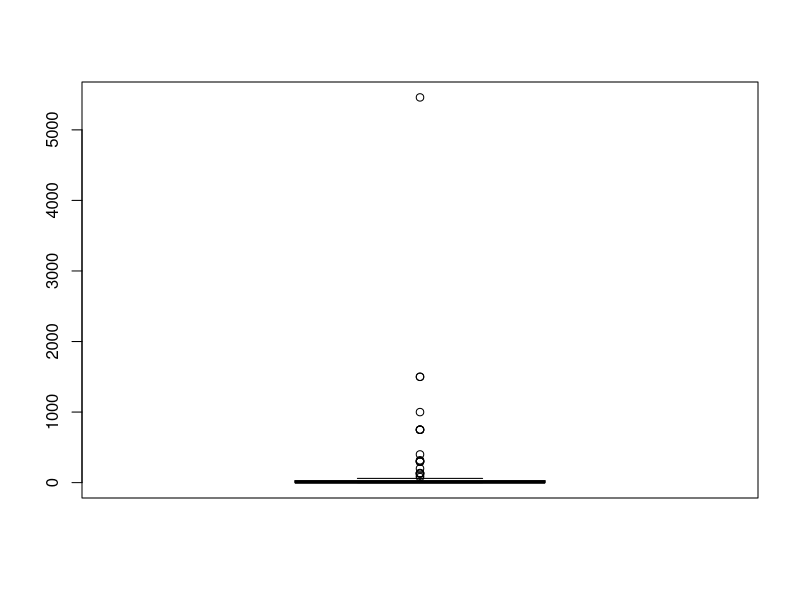
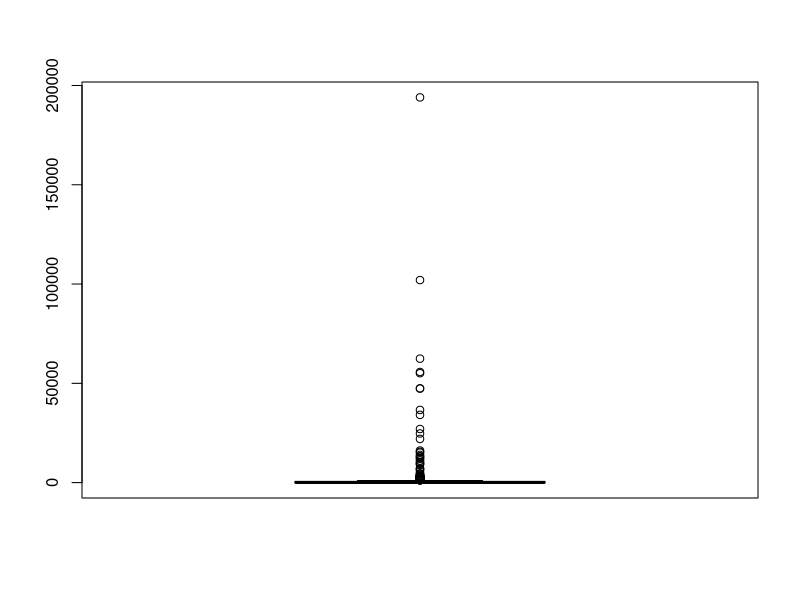

R code for these plots, in order:
## ---- chunk 1
knitr::opts_chunk$set(echo = TRUE)
print(getwd())
## ---- chunk 2
#Captura
cites <- read.csv("cites_2021_original.csv", header = TRUE)
head(cites)
summary(cites)
## ---- chunk 3
sapply(cites, function(x) sum(is.na(x))) # NA
## ---- chunk 4
sapply(cites, function(x) sum(x=="")) #Si es vacio
## ---- chunk 5
sapply(cites, function(x) sum(x==" ")) # Si no es vacio, aunque tiene un espacio
## ---- chunk 6
boxplot(cites$Importer.reported.quantity)
boxplot.stats(cites$Importer.reported.quantity)$out
boxplot(cites$Exporter.reported.quantity)
boxplot.stats(cites$Exporter.reported.quantity)$out
## ---- chunk 7
#Duplicados
cites[duplicated(cites),]
dim(cites)

## ---- chunk 8
#Eliminar duplicados
cites = unique(cites)
dim(cites)
